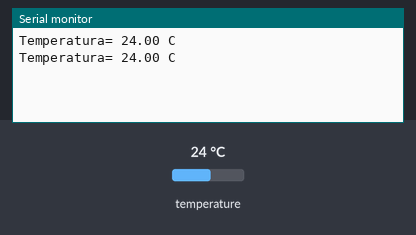
Recording of a sketch running on a simulated Arduino Uno, built with avr-gcc and run on an emulated ATmega328P. Parts: the last lines printed to the serial monitor. The test bench sets the inputs (shaded band); at power-on: temperature 24 °C.

Above: at 3.3 s.
3.4 s: temperature set to 12 °C
At 5.6 s:
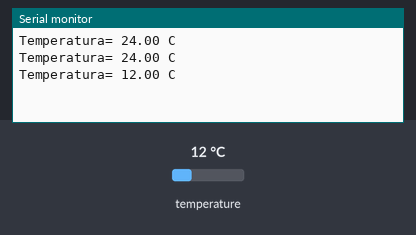
6.0 s: temperature set to 19 °C
At 7.3 s:
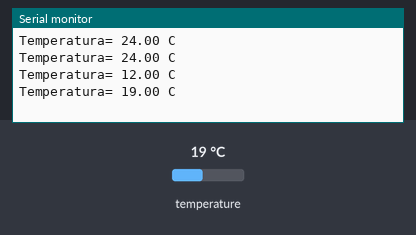
Timing chart, 0 to 9.0 s (numbered marks = the images above; inputs shaded):
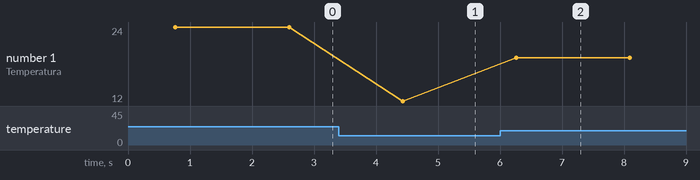

The sketch:

control_temp_infrarojo.ino
```cpp
#include <OneWire.h>
#include <DallasTemperature.h>
#include <IRremote.h>

OneWire ourWire(2);                //Se establece el pin 2  como bus OneWire
DallasTemperature sensors(&ourWire); //Se declara una variable u objeto para nuestro sensor

const int RECV_PIN=7;
const int IR_SEND_PIN=5;

void setup() {
  Serial.begin(9600);
  IrReceiver.begin(RECV_PIN, ENABLE_LED_FEEDBACK);
  IrSender.begin(IR_SEND_PIN);
}

void loop() {

  sensors.requestTemperatures();   //Se envía el comando para leer la temperatura
  float temp= sensors.getTempCByIndex(0); //Se obtiene la temperatura en ºC
  Serial.print("Temperatura= ");
  Serial.print(temp);
  Serial.println(" C");

  if (temp >= 35) {
    IrSender.sendNEC(61184, 3, 32);
  } else {
    IrSender.sendNEC(61184, 2, 32);
  }

  /*if (IrReceiver.decode()){
    Serial.println(IrReceiver.decodedIRData.decodedRawData, HEX);
    Serial.println(IrReceiver.decodedIRData.protocol);
    Serial.println(IrReceiver.decodedIRData.address);
    Serial.println(IrReceiver.decodedIRData.command);
    IrReceiver.resume();
  }*/

  delay(1000);

}
```

Measured:
- after the input at 3.4 s, the serial monitor: prints a new line after 1.0 s (image 1)
- after the input at 6.0 s, the serial monitor: prints a new line after 0.26 s (image 2)
- plotted number 1: 24 → 12 after the input at 3.4 s, 12 → 19 after the input at 6.0 s
